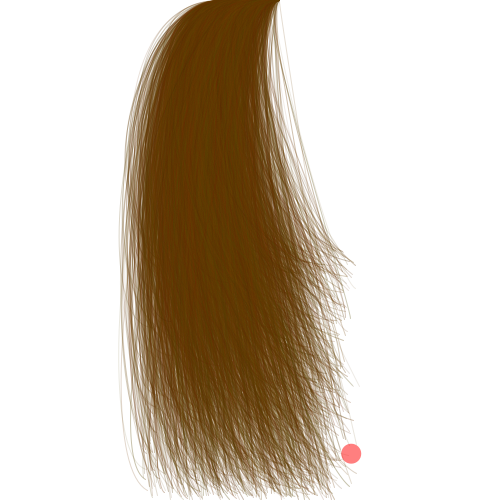
Frame 1 (no input)
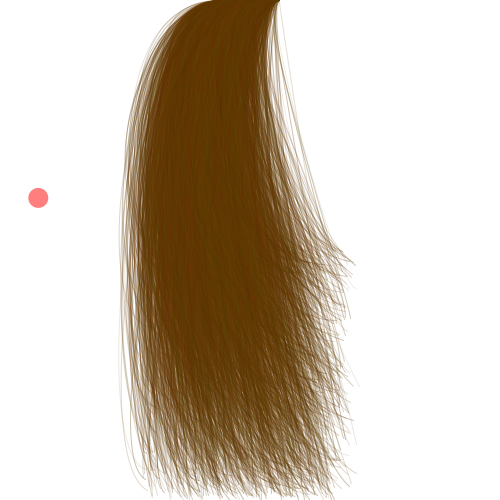
Frame 60 (the mouse pressed at the canvas centre just before this capture)
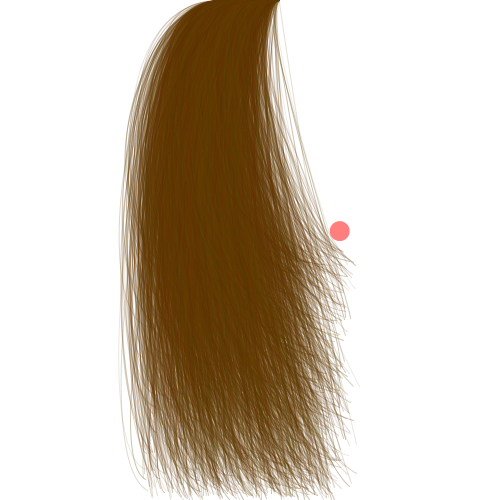
Frame 120 (the mouse held since frame 60 and released just before this capture)

The Processing sketch that drew these frames (run headless with seeded random() and noise(); from frame 60 on, the mouse is pressed at the canvas centre):

// Processing sketch: off_screen_buffer2
// ── off_screen_buffer2.pde
PGraphics buffer, b2;
PImage img, i2;

void setup() {
  size(500, 500);

  // Create an off-screen buffer.
  buffer = createGraphics(500, 500, JAVA2D);
  b2 = createGraphics(500, 500, JAVA2D);

  // Draw something complex in the off-screen buffer.
  renderImg(buffer);
  img = buffer.get(0, 0, buffer.width, buffer.height);

}

void draw() {
  background(255);


  //Add Buffer to Another Buffer
  b2.beginDraw();
  b2.image(img, 0, 0);
  b2.endDraw();

  i2 = b2.get(0, 0, b2.width, b2.height);
  image(i2, 0, 0);


  // We can still animate things on the main canvas.
  noStroke();
  fill(255, 0, 0, 128);
  ellipse(random(width), random(height), 20, 20);
}

/**
 * Draws a complex drawing into an off-screen buffer.
 */
void renderImg(PGraphics buffer) {
  buffer.beginDraw();
  buffer.background(255);
  buffer.smooth();
  buffer.noFill();

  for (int i = 0; i < buffer.width; i++) {
    for (int j = 0; j < buffer.height; j++) {
      if (i % 8 == 0 && j % 8 == 0) {
        buffer.stroke(random(30) + 80, random(30) + 40, 0, random(60) + 24);
        float x = width / 2 + (random(60) - 30);
        float y = 0;
        float x2 = x + (random(160) - 80);
        float y2 = random(height / 2) + height / 2;

        buffer.bezier(x, y, 
          x + (random(x/2) - x/2), y + (random(y/2) - y/2), 
          x2 + (random(x2/2) - x2/2), y2 + (random(y2/2) - y2/2), 
          x2, y2);
      }
    }
  }

  buffer.endDraw();
}
